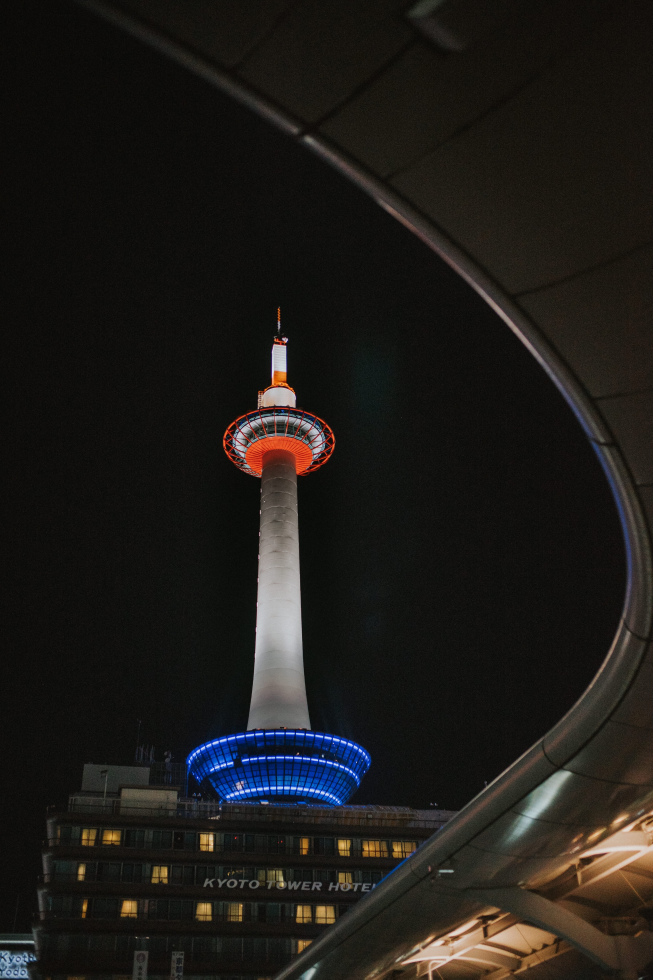
#> input picture image-processing/images/back.jpg, 3265 x 4898 px (shown at 1/5 size)
$ python images.py
#> lines starting #> are read from the running program, lines starting #| are printed output that depends on the picture
from PIL import Image, ImageFilter

img = Image.open('./images/back.jpg')
#> img is the input picture: PIL image 3265x4898 RGB; mean R, G, B 29.8, 27.6, 24.6
# [14 lines of commented-out code are left out]
img.thumbnail((400, 200))
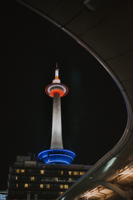
#> img: PIL image 133x200 RGB; mean R, G, B 29.8, 27.6, 24.6
print(img.size)
#| (133, 200)
img.save('thumb.jpg')
